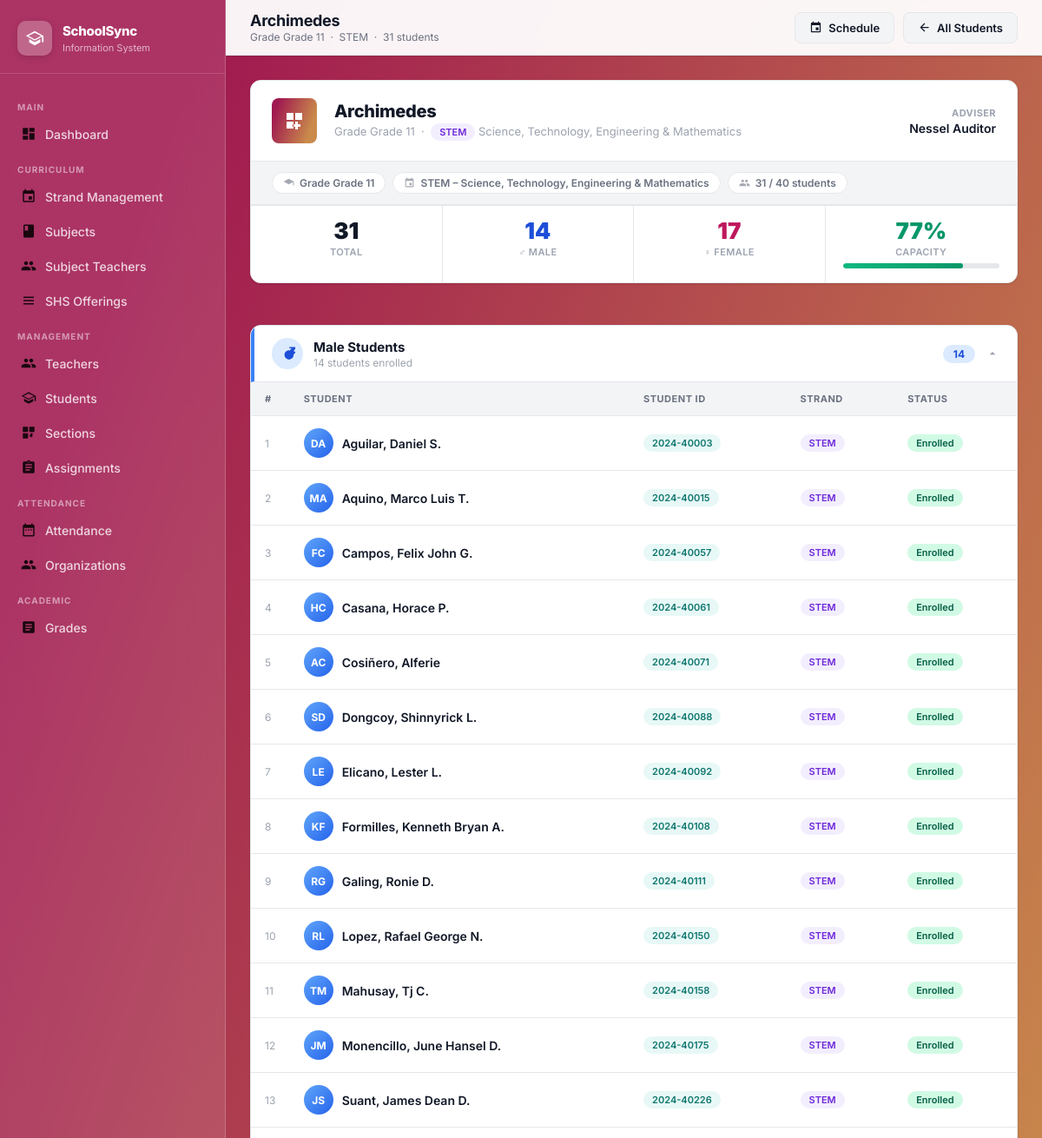
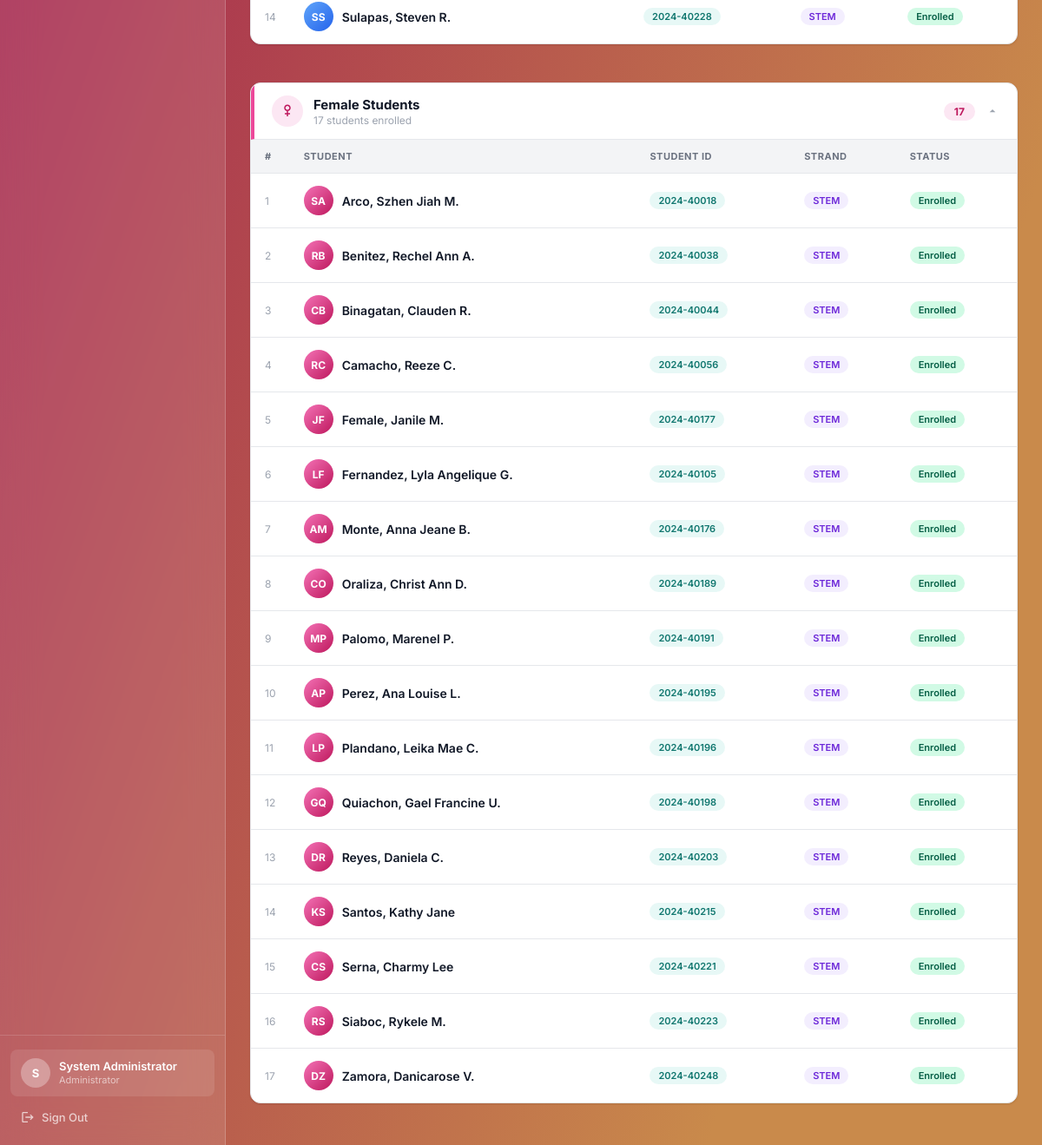
/students/section/1 (signed in), run on the app's committed database (2 pictures, top to bottom).
### tables this page shows
CREATE TABLE sections (
        id INTEGER PRIMARY KEY AUTOINCREMENT,
        grade_level TEXT NOT NULL, section_name TEXT NOT NULL, adviser_id INTEGER, student_limit INTEGER DEFAULT 40, strand_id INTEGER REFERENCES strands(id) ON DELETE SET NULL,
        FOREIGN KEY (adviser_id) REFERENCES teachers(id) ON DELETE SET NULL);

CREATE TABLE strands (
        id INTEGER PRIMARY KEY AUTOINCREMENT,
        strand_code TEXT UNIQUE NOT NULL, strand_name TEXT NOT NULL, description TEXT);

CREATE TABLE teachers (
        id INTEGER PRIMARY KEY AUTOINCREMENT,
        first_name TEXT NOT NULL, last_name TEXT NOT NULL,
        email TEXT UNIQUE NOT NULL, username TEXT UNIQUE NOT NULL, password TEXT NOT NULL);

CREATE TABLE students (
            id               INTEGER PRIMARY KEY AUTOINCREMENT,
            student_id       TEXT UNIQUE NOT NULL,
            first_name       TEXT NOT NULL,
            last_name        TEXT NOT NULL,
            middle_name      TEXT,
            gender           TEXT,
            birthdate        TEXT,
            address          TEXT,
            contact_no       TEXT,
            email            TEXT,
            guardian_name    TEXT,
            guardian_contact TEXT,
            section_id       INTEGER,
            strand_id        INTEGER,
            grade_level      TEXT,
            enrollment_status TEXT DEFAULT 'Enrolled',
            created_at       TEXT DEFAULT (datetime('now')), password TEXT,
            FOREIGN KEY (section_id) REFERENCES sections(id) ON DELETE SET NULL,
            FOREIGN KEY (strand_id)  REFERENCES strands(id)  ON DELETE SET NULL
        );

### app.py (the view)
@app.route('/students/section/<int:sec_id>')
@login_required
def section_student_list(sec_id):
    conn = get_db()
    section = conn.execute("""
        SELECT s.*, t.first_name, t.last_name,
               st.strand_code, st.strand_name,
               COALESCE(s.student_limit, 40) AS student_limit
        FROM sections s
        LEFT JOIN teachers t  ON s.adviser_id = t.id
        LEFT JOIN strands  st ON s.strand_id  = st.id
        WHERE s.id = ?
    """, (sec_id,)).fetchone()
    if not section:
        flash('Section not found.', 'danger')
        return redirect(url_for('students'))
    all_students = conn.execute("""
        SELECT s.*, st.strand_code
        FROM students s
        LEFT JOIN strands st ON s.strand_id = st.id
        WHERE s.section_id = ?
        ORDER BY s.last_name, s.first_name
    """, (sec_id,)).fetchall()
    conn.close()
    males   = [s for s in all_students if (s['gender'] or '').upper() == 'MALE']
    females = [s for s in all_students if (s['gender'] or '').upper() == 'FEMALE']
    others  = [s for s in all_students if (s['gender'] or '').upper() not in ('MALE', 'FEMALE')]
    return render_template('section_students.html',
                           section=section,
                           males=males, females=females, others=others,
                           total=len(all_students))

### app.py (called while the page is built)
def get_db():
    conn = sqlite3.connect(DATABASE)
    conn.row_factory = sqlite3.Row
    conn.execute("PRAGMA foreign_keys = ON")
    return conn

def login_required(f):
    @wraps(f)
    def decorated(*args, **kwargs):
        if 'admin_id' not in session:
            return redirect(url_for('login'))
        return f(*args, **kwargs)
    return decorated

### templates/section_students.html (shortened to what this page needs)
{% extends "layout.html" %}
{% block page_title %}{{ section.section_name }}{% endblock %}
{% block page_subtitle %}
  Grade {{ section.grade_level }}
  {% if section.strand_code %} &nbsp;·&nbsp; {{ section.strand_code }}{% endif %}
  &nbsp;·&nbsp; {{ total }} student{{ 's' if total != 1 else '' }}
{% endblock %}
{% block header_actions %}
  <a href="{{ url_for('schedule', sec_id=section.id) }}" class="btn btn-secondary">
    <svg viewBox="0 0 24 24" fill="currentColor" style="width:15px;height:15px;"><path d="M17 12h-5v5h5v-5zM16 1v2H8V1H6v2H5c-1.11 0-1.99.9-1.99 2L3 19c0 1.1.89 2 2 2h14c1.1 0 2-.9 2-2V5c0-1.1-.9-2-2-2h-1V1h-2zm3 18H5V8h14v11z"/></svg>
    Schedule
  </a>
  <a href="{{ url_for('students') }}" class="btn btn-secondary">
    <svg viewBox="0 0 24 24" fill="currentColor" style="width:15px;height:15px;"><path d="M20 11H7.83l5.59-5.59L12 4l-8 8 8 8 1.41-1.41L7.83 13H20v-2z"/></svg>
    All Students
  </a>
{% endblock %}
{% block content %}
<div class="overview-card">
  <div class="overview-top">
    <div class="overview-section-icon">
      <svg viewBox="0 0 24 24"><path d="M3 3h8v8H3zm10 0h8v8h-8zM3 13h8v8H3zm13 0h-3v3h-3v3h3v3h3v-3h3v-3h-3z"/></svg>
    </div>
    <div style="flex:1;">
      <div class="overview-section-name">{{ section.section_name }}</div>
      <div class="overview-section-meta">
        Grade {{ section.grade_level }}
        {% if section.strand_code %}&nbsp;·&nbsp; <span class="badge badge-strand">{{ section.strand_code }}</span> {{ section.strand_name }}{% endif %}
      </div>
    </div>
    {% if section.first_name %}
    <div style="text-align:right;">
      <div style="font-size:11px;font-weight:700;color:var(--text-muted);text-transform:uppercase;letter-spacing:.4px;">Adviser</div>
      <div style="font-size:14px;font-weight:600;color:var(--text-primary);margin-top:2px;">{{ section.first_name }} {{ section.last_name }}</div>
    </div>
    {% endif %}
  </div>
  <div class="meta-pills">
    <div class="meta-pill">
      <svg viewBox="0 0 24 24" fill="currentColor"><path d="M12 3L1 9l11 6 9-4.91V17h2V9L12 3z"/></svg>
      Grade {{ section.grade_level }}
    </div>
    {% if section.strand_code %}
    <div class="meta-pill">
      <svg viewBox="0 0 24 24" fill="currentColor"><path d="M17 12h-5v5h5v-5zM16 1v2H8V1H6v2H5c-1.11 0-1.99.9-1.99 2L3 19c0 1.1.89 2 2 2h14c1.1 0 2-.9 2-2V5c0-1.1-.9-2-2-2h-1V1h-2zm3 18H5V8h14v11z"/></svg>
      {{ section.strand_code }} – {{ section.strand_name }}
    </div>
    {% endif %}
    <div class="meta-pill">
      {{ total }} / {{ section.student_limit }} students
    </div>
  </div>
  <div class="overview-stats">
    <div class="overview-stat os-total">
      <div class="overview-stat-num">{{ total }}</div>
      <div class="overview-stat-lbl">Total</div>
    </div>
    <div class="overview-stat os-male">
      <div class="overview-stat-num">{{ males|length }}</div>
      <div class="overview-stat-lbl">♂ Male</div>
    </div>
    <div class="overview-stat os-female">
      <div class="overview-stat-num">{{ females|length }}</div>
      <div class="overview-stat-lbl">♀ Female</div>
    </div>
    <div class="overview-stat os-cap">
      {% set pct = ((total / section.student_limit) * 100)|int if section.student_limit else 0 %}
      <div class="overview-stat-num">{{ pct }}%</div>
      <div class="overview-stat-lbl">Capacity</div>
      <div class="capacity-bar" style="margin-top:6px;">
        <div class="capacity-bar-fill {% if pct >= 100 %}full{% elif pct >= 80 %}warn{% endif %}"
             style="width:{{ [pct,100]|min }}%;"></div>
      </div>
    </div>
  </div>
</div>
{% if total == 0 %}
<div class="content-card">
  <div class="empty-state" style="padding:60px 24px;">
    <svg viewBox="0 0 24 24" fill="currentColor"><path d="M16 11c1.66 0 2.99-1.34 2.99-3S17.66 5 16 5c-1.66 0-3 1.34-3 3s1.34 3 3 3zm-8 0c1.66 0 2.99-1.34 2.99-3S9.66 5 8 5C6.34 5 5 6.34 5 8s1.34 3 3 3zm0 2c-2.33 0-7 1.17-7 3.5V19h14v-2.5c0-2.33-4.67-3.5-7-3.5zm8 0c-.29 0-.62.02-.97.05 1.16.84 1.97 1.97 1.97 3.45V19h6v-2.5c0-2.33-4.67-3.5-7-3.5z"/></svg>
    <h3>No students assigned</h3>
    <p>Use Auto-Assign or edit students to assign them to this section.</p>
  </div>
</div>
{% else %}
<div class="gender-card">
  <div class="gender-card-header male-hdr" onclick="toggleGender('male')">
    <div class="gender-icon male-ic">
    </div>
    <div>
      <div class="gender-title">Male Students</div>
      <div class="gender-subtitle">{{ males|length }} student{{ 's' if males|length != 1 else '' }} enrolled</div>
    </div>
    <span class="gender-badge male-badge">{{ males|length }}</span>
    <svg class="chevron open" id="chevron-male" viewBox="0 0 24 24"><path d="M7 10l5 5 5-5z"/></svg>
  </div>
  <div class="gender-card-body" id="body-male">
    {% if males %}
    <div class="data-table-wrap">
      <table class="data-table">
        <thead>
          <tr>
            <th style="width:40px;">#</th>
            <th>Student</th>
            <th>Student ID</th>
            <th>Strand</th>
            <th>Status</th>
          </tr>
        </thead>
        <tbody>
          {% for st in males %}
          <tr>
            <td style="color:#9ca3af;font-size:12px;">{{ loop.index }}</td>
            <td>
              <div style="display:flex;align-items:center;gap:10px;">
                <div class="s-av m">{{ st.first_name[0]|upper }}{{ st.last_name[0]|upper }}</div>
                <div>
                  <div style="font-weight:600;color:var(--text-primary);">{{ st.last_name }}, {{ st.first_name }}{% if st.middle_name %} {{ st.middle_name[0]|upper }}.{% endif %}</div>
                </div>
              </div>
            </td>
            <td><span class="badge badge-section">{{ st.student_id }}</span></td>
            <td>
              {% if st.strand_code %}<span class="badge badge-strand">{{ st.strand_code }}</span>
              {% else %}<span style="color:var(--text-muted);">—</span>{% endif %}
            </td>
            <td>
              {% set es = (st.enrollment_status or 'enrolled')|lower %}
              <span class="sb sb-{{ es }}">{{ st.enrollment_status or 'Enrolled' }}</span>
            </td>
          </tr>
          {% endfor %}
        </tbody>
      </table>
    </div>
    {% endif %}
  </div>
</div>
<div class="gender-card">
  <div class="gender-card-header female-hdr" onclick="toggleGender('female')">
    <div class="gender-icon female-ic">
      <svg viewBox="0 0 24 24" fill="currentColor"><path d="M12 2c-2.76 0-5 2.24-5 5s2.24 5 5 5 5-2.24 5-5-2.24-5-5-5zm0 8c-1.65 0-3-1.35-3-3s1.35-3 3-3 3 1.35 3 3-1.35 3-3 3zm1 2h-2v3H8v2h3v3h2v-3h3v-2h-3v-3z"/></svg>
    </div>
    <div>
      <div class="gender-title">Female Students</div>
      <div class="gender-subtitle">{{ females|length }} student{{ 's' if females|length != 1 else '' }} enrolled</div>
    </div>
    <span class="gender-badge female-badge">{{ females|length }}</span>
    <svg class="chevron open" id="chevron-female" viewBox="0 0 24 24"><path d="M7 10l5 5 5-5z"/></svg>
  </div>
  <div class="gender-card-body" id="body-female">
    {% if females %}
    <div class="data-table-wrap">
      <table class="data-table">
        <thead>
          <tr>
            <th style="width:40px;">#</th>
            <th>Student</th>
            <th>Student ID</th>
            <th>Strand</th>
            <th>Status</th>
          </tr>
        </thead>
        <tbody>
          {% for st in females %}
          <tr>
            <td style="color:#9ca3af;font-size:12px;">{{ loop.index }}</td>
            <td>
              <div style="display:flex;align-items:center;gap:10px;">
                <div class="s-av f">{{ st.first_name[0]|upper }}{{ st.last_name[0]|upper }}</div>
                <div>
                  <div style="font-weight:600;color:var(--text-primary);">{{ st.last_name }}, {{ st.first_name }}{% if st.middle_name %} {{ st.middle_name[0]|upper }}.{% endif %}</div>
                </div>
              </div>
            </td>
            <td><span class="badge badge-section">{{ st.student_id }}</span></td>
            <td>
              {% if st.strand_code %}<span class="badge badge-strand">{{ st.strand_code }}</span>
              {% else %}<span style="color:var(--text-muted);">—</span>{% endif %}
            </td>
            <td>
              {% set es = (st.enrollment_status or 'enrolled')|lower %}
              <span class="sb sb-{{ es }}">{{ st.enrollment_status or 'Enrolled' }}</span>
            </td>
          </tr>
          {% endfor %}
        </tbody>
      </table>
    </div>
    {% endif %}
  </div>
</div>
{% endif %}
{% endblock %}

### static/css/style.css (style rules this page uses)
:root { --brand-gradient: linear-gradient(109deg, rgba(160,24,80,1) 11.2%, rgba(201,138,75,1) 81.7%); --blue-course: linear-gradient(90deg, rgba(46,129,211,1) 0%, rgba(25,70,171,1) 100%); --teal-course: linear-gradient(90deg, rgba(76,187,149,1) 0%, rgba(38,117,105,1) 100%); --yellow-course: linear-gradient(90deg, rgba(241,218,0,1) 0%, rgba(233,164,0,1) 100%); --pink-course: linear-gradient(90deg, rgba(208,53,141,1) 0%, rgba(131,10,78,1) 100%); --dark-teal-course: linear-gradient(90deg, rgba(107,53,202,1) 0%, rgba(72,23,155,1) 100%); --medium-blue-course: linear-gradient(90deg, rgba(56,61,201,1) 0%, rgba(19,21,128,1) 100%); --mint-green-course: linear-gradient(90deg, rgba(87,209,218,1) 0%, rgba(41,123,146,1) 100%); --green-course: linear-gradient(90deg, rgba(87,219,56,1) 0%, rgba(52,164,50,1) 100%); --orange-course: linear-gradient(90deg, rgba(235,154,48,1) 0%, rgba(218,86,15,1) 100%); --slate-blue-course: linear-gradient(90deg, rgba(50,103,153,1) 0%, rgba(18,57,96,1) 100%); --dark-green-course: linear-gradient(90deg, rgba(49,123,100,1) 0%, rgba(22,71,79,1) 100%); --orange-red-course: linear-gradient(90deg, #f26a21 0%, #c0392b 100%); --sidebar-width: 260px; --header-height: 64px; --radius-sm: 8px; --radius-md: 12px; --radius-lg: 16px; --shadow-sm: 0 1px 3px rgba(0,0,0,.08), 0 1px 2px rgba(0,0,0,.04); --shadow-md: 0 4px 12px rgba(0,0,0,.10), 0 2px 4px rgba(0,0,0,.06); --shadow-lg: 0 10px 30px rgba(0,0,0,.14), 0 4px 8px rgba(0,0,0,.08); --text-primary: #111827; --text-secondary: #6b7280; --text-muted: #9ca3af; --border: #e5e7eb; --bg-page: #f3f4f6; --bg-white: #ffffff; --danger: #ef4444; --success: #22c55e; }
*,*::before,*::after { box-sizing:border-box;margin:0;padding:0 }
html { scroll-behavior:smooth }
body { font-family:'Inter',sans-serif;font-size:14px;color:var(--text-primary);background:var(--brand-gradient);min-height:100vh;-webkit-font-smoothing:antialiased }
a { text-decoration:none;color:inherit }
.header-actions .btn { white-space:nowrap }
.btn { display:inline-flex;align-items:center;gap:7px;padding:9px 16px;border-radius:var(--radius-sm);font-family:'Inter',sans-serif;font-size:13px;font-weight:600;cursor:pointer;border:none;transition:opacity .2s,transform .15s,box-shadow .2s;white-space:nowrap }
.btn svg { width:15px;height:15px }
.btn-secondary { background:var(--bg-page);color:var(--text-primary);border:1px solid var(--border) }
.data-table-wrap { overflow-x:auto }
.data-table { width:100%;border-collapse:collapse }
.data-table th { padding:12px 16px;text-align:left;font-size:11px;font-weight:700;color:var(--text-secondary);text-transform:uppercase;letter-spacing:.5px;background:var(--bg-page);border-bottom:1px solid var(--border);white-space:nowrap }
.data-table td { padding:14px 16px;font-size:14px;border-bottom:1px solid var(--border);color:var(--text-primary);vertical-align:middle }
.data-table tr:last-child td { border-bottom:none }
.badge { display:inline-flex;align-items:center;padding:3px 10px;border-radius:20px;font-size:11px;font-weight:600 }
.badge-section { background:rgba(20,184,166,.1);color:#0f766e }
.badge-strand { background:rgba(139,92,246,.1);color:#6d28d9 }

### data on the page
sections: section_name "Archimedes", grade_level "Grade 11"
strands: strand_code "STEM", strand_name "Science, Technology, Engineering & Mathematics"
teachers: first_name "Nessel", last_name "Auditor"
students: first_name "D", last_name "A", last_name "Aguilar", first_name "Daniel", middle_name "S", student_id "2024-40003", strand_code "STEM", enrollment_status "Enrolled"
students: first_name "M", last_name "A", last_name "Aquino", first_name "Marco Luis", middle_name "T", student_id "2024-40015", strand_code "STEM", enrollment_status "Enrolled"
students: first_name "F", last_name "C", last_name "Campos", first_name "Felix John", middle_name "G", student_id "2024-40057", strand_code "STEM", enrollment_status "Enrolled"
students: first_name "H", last_name "C", last_name "Casana", first_name "Horace", middle_name "P", student_id "2024-40061", strand_code "STEM", enrollment_status "Enrolled"
students: first_name "A", last_name "C", last_name "Cosiñero", first_name "Alferie", student_id "2024-40071", strand_code "STEM", enrollment_status "Enrolled"
students: first_name "S", last_name "D", last_name "Dongcoy", first_name "Shinnyrick", middle_name "L", student_id "2024-40088", strand_code "STEM", enrollment_status "Enrolled"
students: first_name "L", last_name "E", last_name "Elicano", first_name "Lester", middle_name "L", student_id "2024-40092", strand_code "STEM", enrollment_status "Enrolled"
students: first_name "K", last_name "F", last_name "Formilles", first_name "Kenneth Bryan", middle_name "A", student_id "2024-40108", strand_code "STEM", enrollment_status "Enrolled"
students: first_name "R", last_name "G", last_name "Galing", first_name "Ronie", middle_name "D", student_id "2024-40111", strand_code "STEM", enrollment_status "Enrolled"
students: first_name "R", last_name "L", last_name "Lopez", first_name "Rafael George", middle_name "N", student_id "2024-40150", strand_code "STEM", enrollment_status "Enrolled"
students: first_name "T", last_name "M", last_name "Mahusay", first_name "Tj", middle_name "C", student_id "2024-40158", strand_code "STEM", enrollment_status "Enrolled"
students: first_name "J", last_name "M", last_name "Monencillo", first_name "June Hansel", middle_name "D", student_id "2024-40175", strand_code "STEM", enrollment_status "Enrolled"
students: first_name "J", last_name "S", last_name "Suant", first_name "James Dean", middle_name "D", student_id "2024-40226", strand_code "STEM", enrollment_status "Enrolled"
students: first_name "S", last_name "S", last_name "Sulapas", first_name "Steven", middle_name "R", student_id "2024-40228", strand_code "STEM", enrollment_status "Enrolled"
students: first_name "S", last_name "A", last_name "Arco", first_name "Szhen Jiah", middle_name "M", student_id "2024-40018", strand_code "STEM", enrollment_status "Enrolled"
students: first_name "R", last_name "B", last_name "Benitez", first_name "Rechel Ann", middle_name "A", student_id "2024-40038", strand_code "STEM", enrollment_status "Enrolled"
students: first_name "C", last_name "B", last_name "Binagatan", first_name "Clauden", middle_name "R", student_id "2024-40044", strand_code "STEM", enrollment_status "Enrolled"
students: first_name "R", last_name "C", last_name "Camacho", first_name "Reeze", middle_name "C", student_id "2024-40056", strand_code "STEM", enrollment_status "Enrolled"
students: first_name "J", last_name "F", last_name "Female", first_name "Janile", middle_name "M", student_id "2024-40177", strand_code "STEM", enrollment_status "Enrolled"
students: first_name "L", last_name "F", last_name "Fernandez", first_name "Lyla Angelique", middle_name "G", student_id "2024-40105", strand_code "STEM", enrollment_status "Enrolled"
students: first_name "A", last_name "M", last_name "Monte", first_name "Anna Jeane", middle_name "B", student_id "2024-40176", strand_code "STEM", enrollment_status "Enrolled"
students: first_name "C", last_name "O", last_name "Oraliza", first_name "Christ Ann", middle_name "D", student_id "2024-40189", strand_code "STEM", enrollment_status "Enrolled"
students: first_name "M", last_name "P", last_name "Palomo", first_name "Marenel", middle_name "P", student_id "2024-40191", strand_code "STEM", enrollment_status "Enrolled"
students: first_name "A", last_name "P", last_name "Perez", first_name "Ana Louise", middle_name "L", student_id "2024-40195", strand_code "STEM", enrollment_status "Enrolled"
students: first_name "L", last_name "P", last_name "Plandano", first_name "Leika Mae", middle_name "C", student_id "2024-40196", strand_code "STEM", enrollment_status "Enrolled"
students: first_name "G", last_name "Q", last_name "Quiachon", first_name "Gael Francine", middle_name "U", student_id "2024-40198", strand_code "STEM", enrollment_status "Enrolled"
students: first_name "D", last_name "R", last_name "Reyes", first_name "Daniela", middle_name "C", student_id "2024-40203", strand_code "STEM", enrollment_status "Enrolled"
students: first_name "K", last_name "S", last_name "Santos", first_name "Kathy Jane", student_id "2024-40215", strand_code "STEM", enrollment_status "Enrolled"
students: first_name "C", last_name "S", last_name "Serna", first_name "Charmy Lee", student_id "2024-40221", strand_code "STEM", enrollment_status "Enrolled"
students: first_name "R", last_name "S", last_name "Siaboc", first_name "Rykele", middle_name "M", student_id "2024-40223", strand_code "STEM", enrollment_status "Enrolled"
students: first_name "D", last_name "Z", last_name "Zamora", first_name "Danicarose", middle_name "V", student_id "2024-40248", strand_code "STEM", enrollment_status "Enrolled"

### other printed values
{{ session.admin_name[0]|upper }} "S"
{{ session.admin_name }} "System Administrator"
{{ total }} "31"
{{ 's' if total != 1 else '' }} "s"
{{ section.student_limit }} "40"
{{ males|length }} "14"
{{ females|length }} "17"
{{ pct }} "77"
{{ 's' if males|length != 1 else '' }} "s"
{{ 's' if females|length != 1 else '' }} "s"
